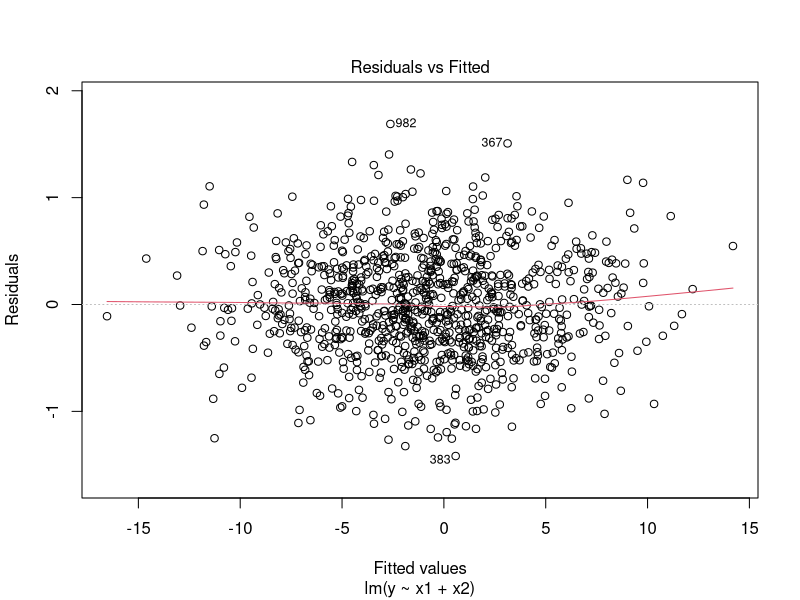
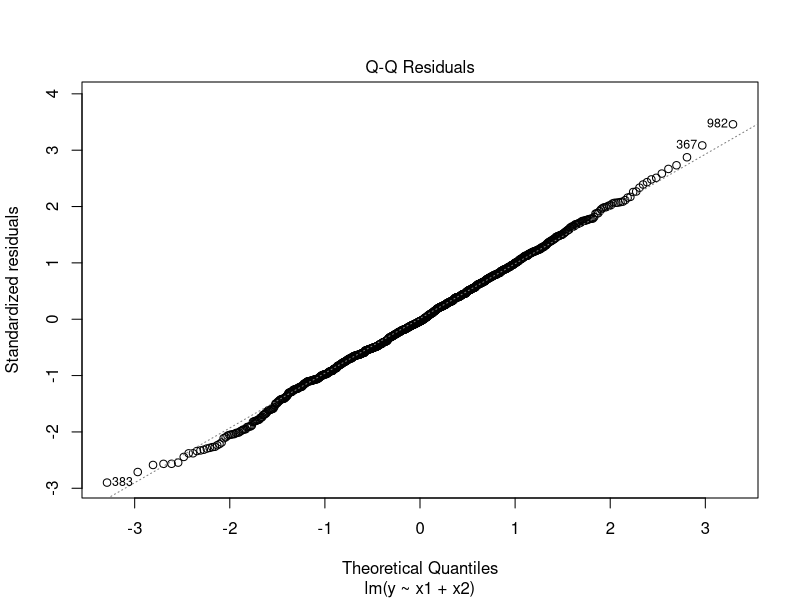
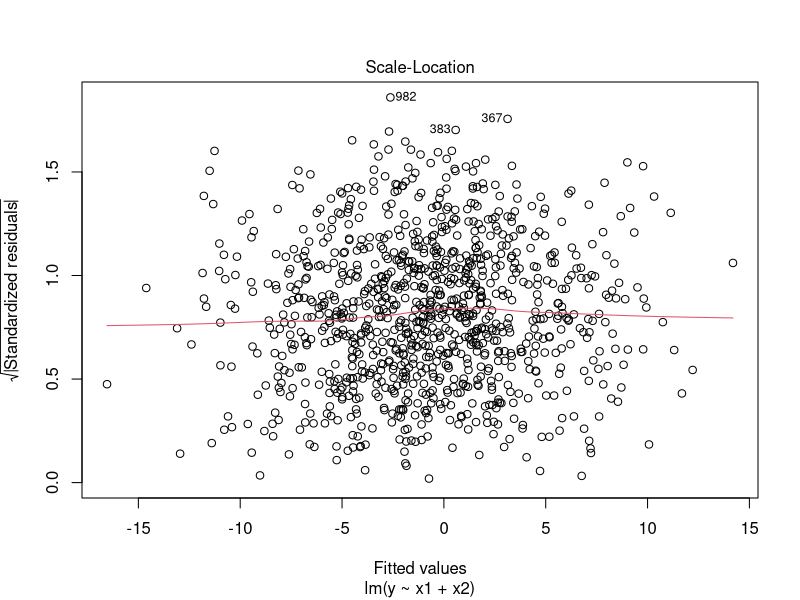
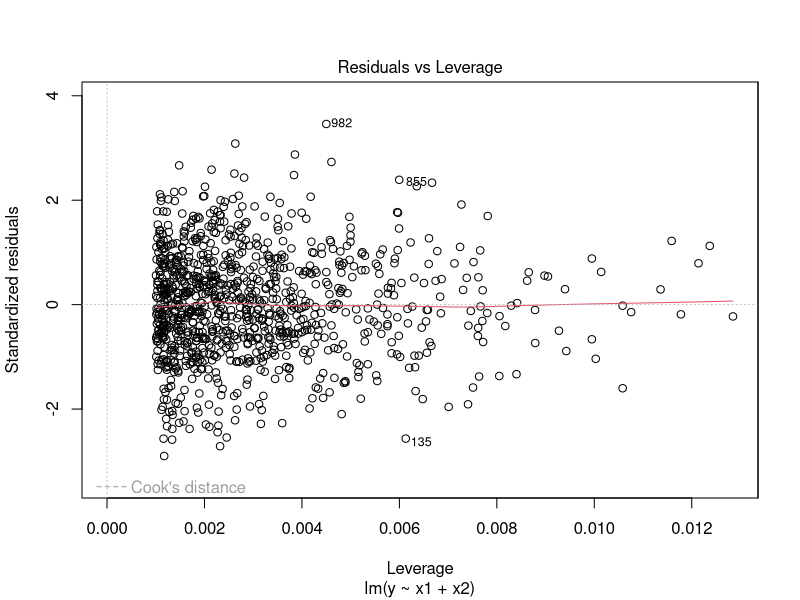

R code for these plots, in order:
# Installing a package with the help of CRAN
# install.packages("ggplot2")
install.packages("data.table")
library(data.table)
set.seed(123)
n <- 1000
dt <- data.table(id = 1:n)
dt[, x1 := rnorm(.N, mean = 0, sd = 2)]
dt[, x2 := rnorm(.N, mean = 0-1, sd = 2)]
dt[, y := 2 * x1 + x2 + 0.5 * rnorm(.N)]

model <- lm(y ~ x1 + x2, data = dt)
summary(model)

plot(model)